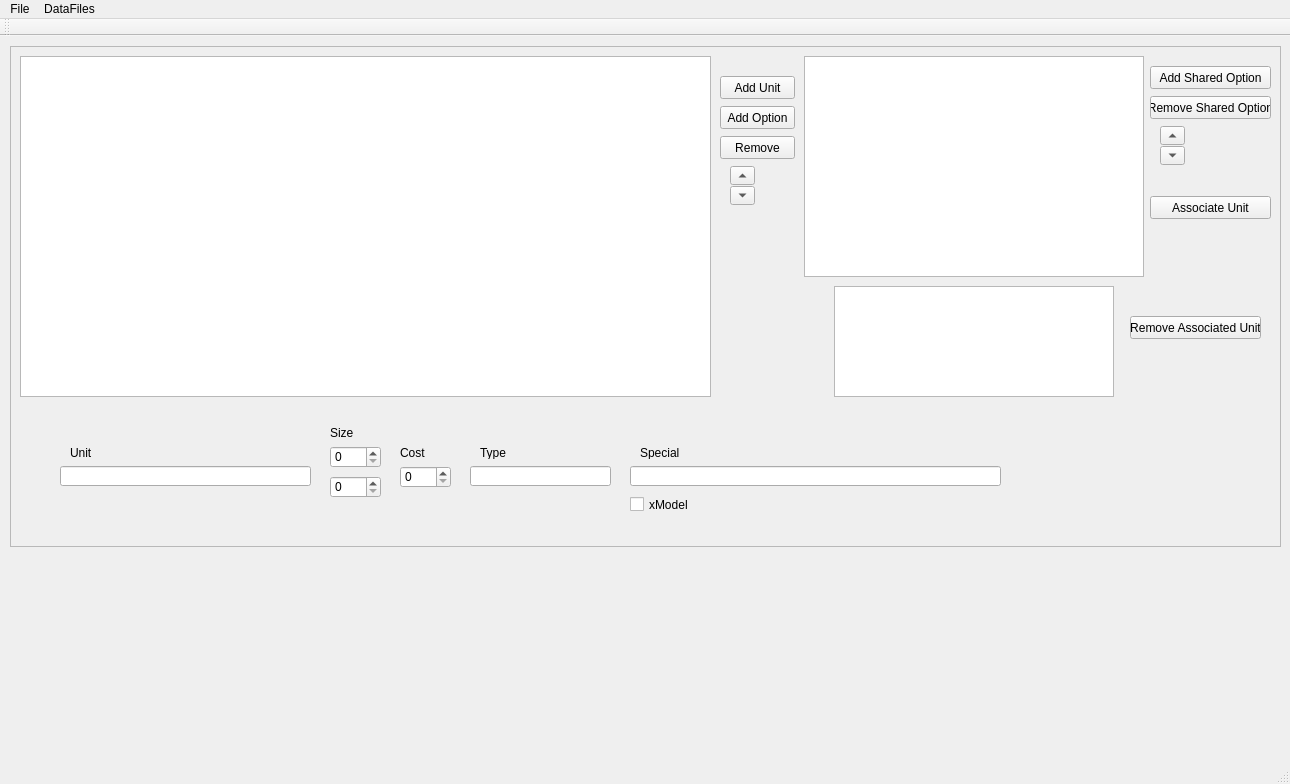
<?xml version="1.0" encoding="UTF-8"?>
<ui version="4.0">
 <class>MainWindow</class>
 <widget class="QMainWindow" name="MainWindow">
  <property name="geometry">
   <rect>
    <x>0</x>
    <y>0</y>
    <width>1290</width>
    <height>784</height>
   </rect>
  </property>
  <property name="windowTitle">
   <string>MainWindow</string>
  </property>
  <widget class="QWidget" name="centralWidget">
   <widget class="QFrame" name="frame">
    <property name="geometry">
     <rect>
      <x>10</x>
      <y>10</y>
      <width>1271</width>
      <height>501</height>
     </rect>
    </property>
    <property name="autoFillBackground">
     <bool>true</bool>
    </property>
    <property name="frameShape">
     <enum>QFrame::StyledPanel</enum>
    </property>
    <property name="frameShadow">
     <enum>QFrame::Raised</enum>
    </property>
    <widget class="QPushButton" name="removeButton_shared">
     <property name="geometry">
      <rect>
       <x>1140</x>
       <y>50</y>
       <width>121</width>
       <height>23</height>
      </rect>
     </property>
     <property name="text">
      <string>Remove Shared Option</string>
     </property>
    </widget>
    <widget class="QCheckBox" name="checkBox_xModel">
     <property name="geometry">
      <rect>
       <x>620</x>
       <y>450</y>
       <width>70</width>
       <height>17</height>
      </rect>
     </property>
     <property name="text">
      <string>xModel</string>
     </property>
    </widget>
    <widget class="QLabel" name="label_5">
     <property name="geometry">
      <rect>
       <x>630</x>
       <y>400</y>
       <width>46</width>
       <height>13</height>
      </rect>
     </property>
     <property name="text">
      <string>Special</string>
     </property>
    </widget>
    <widget class="QPushButton" name="pushButton_removeAssociatedUnit">
     <property name="geometry">
      <rect>
       <x>1120</x>
       <y>270</y>
       <width>131</width>
       <height>23</height>
      </rect>
     </property>
     <property name="text">
      <string>Remove Associated Unit</string>
     </property>
    </widget>
    <widget class="QTableView" name="sharedTableView">
     <property name="geometry">
      <rect>
       <x>794</x>
       <y>10</y>
       <width>340</width>
       <height>221</height>
      </rect>
     </property>
    </widget>
    <widget class="QTreeView" name="treeView">
     <property name="geometry">
      <rect>
       <x>10</x>
       <y>10</y>
       <width>691</width>
       <height>341</height>
      </rect>
     </property>
    </widget>
    <widget class="QLabel" name="label_4">
     <property name="geometry">
      <rect>
       <x>470</x>
       <y>400</y>
       <width>46</width>
       <height>13</height>
      </rect>
     </property>
     <property name="text">
      <string>Type</string>
     </property>
    </widget>
    <widget class="QPushButton" name="pushButton_associate">
     <property name="geometry">
      <rect>
       <x>1140</x>
       <y>150</y>
       <width>121</width>
       <height>23</height>
      </rect>
     </property>
     <property name="text">
      <string>Associate Unit</string>
     </property>
    </widget>
    <widget class="QToolButton" name="upButton">
     <property name="geometry">
      <rect>
       <x>720</x>
       <y>120</y>
       <width>25</width>
       <height>19</height>
      </rect>
     </property>
     <property name="text">
      <string>...</string>
     </property>
     <property name="arrowType">
      <enum>Qt::UpArrow</enum>
     </property>
    </widget>
    <widget class="QPushButton" name="removeButton">
     <property name="geometry">
      <rect>
       <x>710</x>
       <y>90</y>
       <width>75</width>
       <height>23</height>
      </rect>
     </property>
     <property name="text">
      <string>Remove</string>
     </property>
    </widget>
    <widget class="QToolButton" name="downButton">
     <property name="geometry">
      <rect>
       <x>720</x>
       <y>140</y>
       <width>25</width>
       <height>19</height>
      </rect>
     </property>
     <property name="text">
      <string>...</string>
     </property>
     <property name="arrowType">
      <enum>Qt::DownArrow</enum>
     </property>
    </widget>
    <widget class="QPushButton" name="addOptionButton">
     <property name="geometry">
      <rect>
       <x>710</x>
       <y>60</y>
       <width>75</width>
       <height>23</height>
      </rect>
     </property>
     <property name="text">
      <string>Add Option</string>
     </property>
    </widget>
    <widget class="QLabel" name="label_3">
     <property name="geometry">
      <rect>
       <x>390</x>
       <y>400</y>
       <width>46</width>
       <height>13</height>
      </rect>
     </property>
     <property name="text">
      <string>Cost</string>
     </property>
    </widget>
    <widget class="QPushButton" name="addButton">
     <property name="geometry">
      <rect>
       <x>710</x>
       <y>30</y>
       <width>75</width>
       <height>23</height>
      </rect>
     </property>
     <property name="text">
      <string>Add Unit</string>
     </property>
    </widget>
    <widget class="QLabel" name="label_2">
     <property name="geometry">
      <rect>
       <x>320</x>
       <y>380</y>
       <width>46</width>
       <height>13</height>
      </rect>
     </property>
     <property name="text">
      <string>Size</string>
     </property>
    </widget>
    <widget class="QLineEdit" name="nameEdit">
     <property name="geometry">
      <rect>
       <x>50</x>
       <y>420</y>
       <width>251</width>
       <height>20</height>
      </rect>
     </property>
    </widget>
    <widget class="QSpinBox" name="spinBox_min">
     <property name="geometry">
      <rect>
       <x>320</x>
       <y>400</y>
       <width>51</width>
       <height>22</height>
      </rect>
     </property>
     <property name="maximum">
      <number>9999</number>
     </property>
    </widget>
    <widget class="QSpinBox" name="spinBox_max">
     <property name="geometry">
      <rect>
       <x>320</x>
       <y>430</y>
       <width>51</width>
       <height>22</height>
      </rect>
     </property>
     <property name="maximum">
      <number>9999</number>
     </property>
    </widget>
    <widget class="QSpinBox" name="spinBox_cost">
     <property name="geometry">
      <rect>
       <x>390</x>
       <y>420</y>
       <width>51</width>
       <height>22</height>
      </rect>
     </property>
     <property name="maximum">
      <number>9999</number>
     </property>
    </widget>
    <widget class="QLineEdit" name="typeEdit">
     <property name="geometry">
      <rect>
       <x>460</x>
       <y>420</y>
       <width>141</width>
       <height>20</height>
      </rect>
     </property>
    </widget>
    <widget class="QLineEdit" name="specialEdit">
     <property name="geometry">
      <rect>
       <x>620</x>
       <y>420</y>
       <width>371</width>
       <height>20</height>
      </rect>
     </property>
    </widget>
    <widget class="QToolButton" name="downButton_shared">
     <property name="geometry">
      <rect>
       <x>1150</x>
       <y>100</y>
       <width>25</width>
       <height>19</height>
      </rect>
     </property>
     <property name="text">
      <string>...</string>
     </property>
     <property name="arrowType">
      <enum>Qt::DownArrow</enum>
     </property>
    </widget>
    <widget class="QListView" name="listView">
     <property name="geometry">
      <rect>
       <x>824</x>
       <y>240</y>
       <width>280</width>
       <height>111</height>
      </rect>
     </property>
    </widget>
    <widget class="QLabel" name="label">
     <property name="geometry">
      <rect>
       <x>60</x>
       <y>400</y>
       <width>46</width>
       <height>13</height>
      </rect>
     </property>
     <property name="text">
      <string>Unit</string>
     </property>
    </widget>
    <widget class="QToolButton" name="upButton_shared">
     <property name="geometry">
      <rect>
       <x>1150</x>
       <y>80</y>
       <width>25</width>
       <height>19</height>
      </rect>
     </property>
     <property name="text">
      <string>...</string>
     </property>
     <property name="arrowType">
      <enum>Qt::UpArrow</enum>
     </property>
    </widget>
    <widget class="QPushButton" name="addButton_shared">
     <property name="geometry">
      <rect>
       <x>1140</x>
       <y>20</y>
       <width>121</width>
       <height>23</height>
      </rect>
     </property>
     <property name="text">
      <string>Add Shared Option</string>
     </property>
    </widget>
   </widget>
  </widget>
  <widget class="QMenuBar" name="menuBar">
   <property name="geometry">
    <rect>
     <x>0</x>
     <y>0</y>
     <width>1290</width>
     <height>21</height>
    </rect>
   </property>
   <widget class="QMenu" name="menuFile">
    <property name="title">
     <string>File</string>
    </property>
    <addaction name="actionNew"/>
    <addaction name="actionLoad"/>
    <addaction name="actionSave"/>
   </widget>
   <widget class="QMenu" name="menuEdit_DataFiles">
    <property name="title">
     <string>DataFiles</string>
    </property>
    <addaction name="actionManage_DataFile_list"/>
   </widget>
   <addaction name="menuFile"/>
   <addaction name="menuEdit_DataFiles"/>
  </widget>
  <widget class="QToolBar" name="mainToolBar">
   <attribute name="toolBarArea">
    <enum>TopToolBarArea</enum>
   </attribute>
   <attribute name="toolBarBreak">
    <bool>false</bool>
   </attribute>
  </widget>
  <widget class="QStatusBar" name="statusBar"/>
  <action name="actionSave">
   <property name="text">
    <string>Save</string>
   </property>
  </action>
  <action name="actionLoad">
   <property name="text">
    <string>Load</string>
   </property>
  </action>
  <action name="actionNew">
   <property name="text">
    <string>New</string>
   </property>
  </action>
  <action name="actionEdit_existing_DataFile">
   <property name="text">
    <string>Edit existing DataFile</string>
   </property>
  </action>
  <action name="actionManage_DataFile_list">
   <property name="text">
    <string>Manage DataFile list</string>
   </property>
  </action>
 </widget>
 <layoutdefault spacing="6" margin="11"/>
 <resources/>
 <connections/>
</ui>
